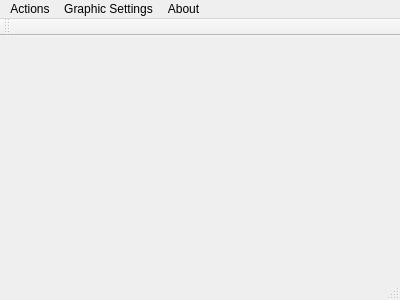
<?xml version="1.0" encoding="UTF-8"?>
<ui version="4.0">
 <class>MainWindow</class>
 <widget class="QMainWindow" name="MainWindow">
  <property name="geometry">
   <rect>
    <x>0</x>
    <y>0</y>
    <width>400</width>
    <height>300</height>
   </rect>
  </property>
  <property name="windowTitle">
   <string>MainWindow</string>
  </property>
  <widget class="QWidget" name="centralWidget"/>
  <widget class="QMenuBar" name="menuBar">
   <property name="geometry">
    <rect>
     <x>0</x>
     <y>0</y>
     <width>400</width>
     <height>27</height>
    </rect>
   </property>
   <widget class="QMenu" name="menuActions">
    <property name="title">
     <string>Actions</string>
    </property>
    <addaction name="actionShake"/>
    <addaction name="actionOrder"/>
   </widget>
   <widget class="QMenu" name="menuGraphic_settings">
    <property name="title">
     <string>Graphic Settings</string>
    </property>
    <addaction name="actionLoadImage"/>
    <addaction name="actionStandartBlocks"/>
    <addaction name="actionLoadBackground"/>
    <addaction name="actionStandartBackground"/>
   </widget>
   <widget class="QMenu" name="menuAbout">
    <property name="title">
     <string>About</string>
    </property>
    <addaction name="actionAbout"/>
   </widget>
   <addaction name="menuActions"/>
   <addaction name="menuGraphic_settings"/>
   <addaction name="menuAbout"/>
  </widget>
  <widget class="QToolBar" name="mainToolBar">
   <attribute name="toolBarArea">
    <enum>TopToolBarArea</enum>
   </attribute>
   <attribute name="toolBarBreak">
    <bool>false</bool>
   </attribute>
  </widget>
  <widget class="QStatusBar" name="statusBar"/>
  <action name="actionShake">
   <property name="text">
    <string>Shake</string>
   </property>
  </action>
  <action name="actionLoadImage">
   <property name="text">
    <string>Load Image</string>
   </property>
  </action>
  <action name="actionOrder">
   <property name="text">
    <string>Order</string>
   </property>
  </action>
  <action name="actionStandartBlocks">
   <property name="text">
    <string>Standart Blocks</string>
   </property>
  </action>
  <action name="actionLoadBackground">
   <property name="text">
    <string>Load Background</string>
   </property>
  </action>
  <action name="actionStandartBackground">
   <property name="text">
    <string>Standart Background</string>
   </property>
  </action>
  <action name="actionAbout">
   <property name="text">
    <string>About</string>
   </property>
  </action>
 </widget>
 <layoutdefault spacing="6" margin="11"/>
 <resources/>
 <connections/>
</ui>
